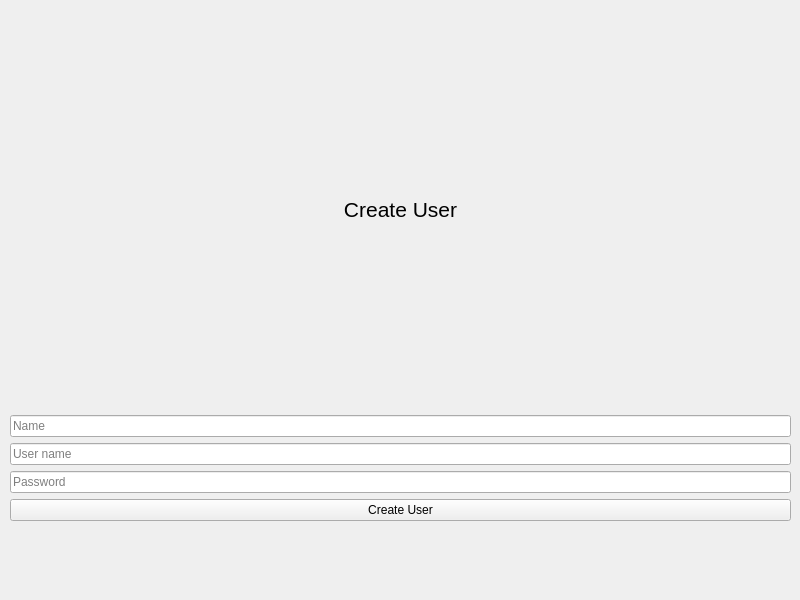
<?xml version="1.0" encoding="UTF-8"?>
<ui version="4.0">
 <class>Form</class>
 <widget class="QWidget" name="Form">
  <property name="geometry">
   <rect>
    <x>0</x>
    <y>0</y>
    <width>800</width>
    <height>600</height>
   </rect>
  </property>
  <property name="windowTitle">
   <string>Form</string>
  </property>
  <widget class="QWidget" name="verticalLayoutWidget_2">
   <property name="geometry">
    <rect>
     <x>10</x>
     <y>10</y>
     <width>781</width>
     <height>511</height>
    </rect>
   </property>
   <layout class="QVBoxLayout" name="Container">
    <property name="sizeConstraint">
     <enum>QLayout::SetMinimumSize</enum>
    </property>
    <item>
     <widget class="QLabel" name="label">
      <property name="font">
       <font>
        <pointsize>16</pointsize>
       </font>
      </property>
      <property name="text">
       <string>Create User</string>
      </property>
      <property name="alignment">
       <set>Qt::AlignCenter</set>
      </property>
     </widget>
    </item>
    <item>
     <layout class="QVBoxLayout" name="verticalLayout">
      <item>
       <widget class="QLineEdit" name="name">
        <property name="placeholderText">
         <string>Name</string>
        </property>
       </widget>
      </item>
      <item>
       <widget class="QLineEdit" name="username">
        <property name="placeholderText">
         <string>User name</string>
        </property>
       </widget>
      </item>
      <item>
       <widget class="QLineEdit" name="password">
        <property name="placeholderText">
         <string>Password</string>
        </property>
       </widget>
      </item>
      <item>
       <widget class="QPushButton" name="createUser">
        <property name="text">
         <string>Create User</string>
        </property>
       </widget>
      </item>
     </layout>
    </item>
   </layout>
  </widget>
 </widget>
 <resources/>
 <connections/>
</ui>
